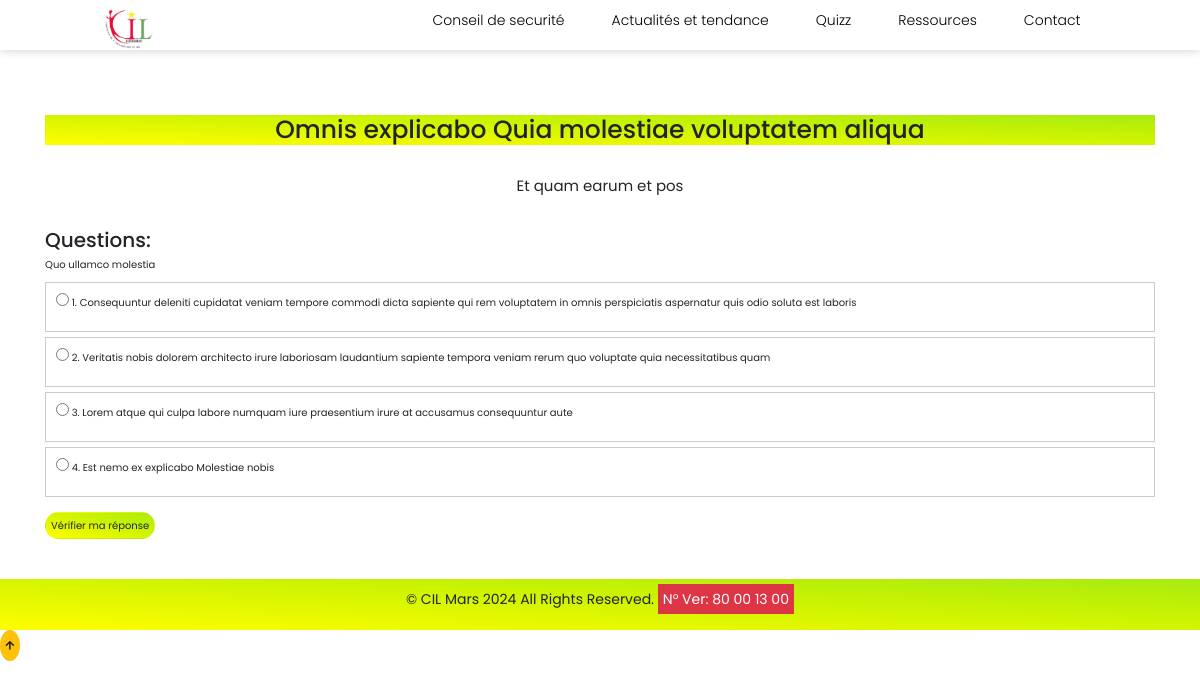
The page /quiz_detail/2/ on the database as committed earlier.
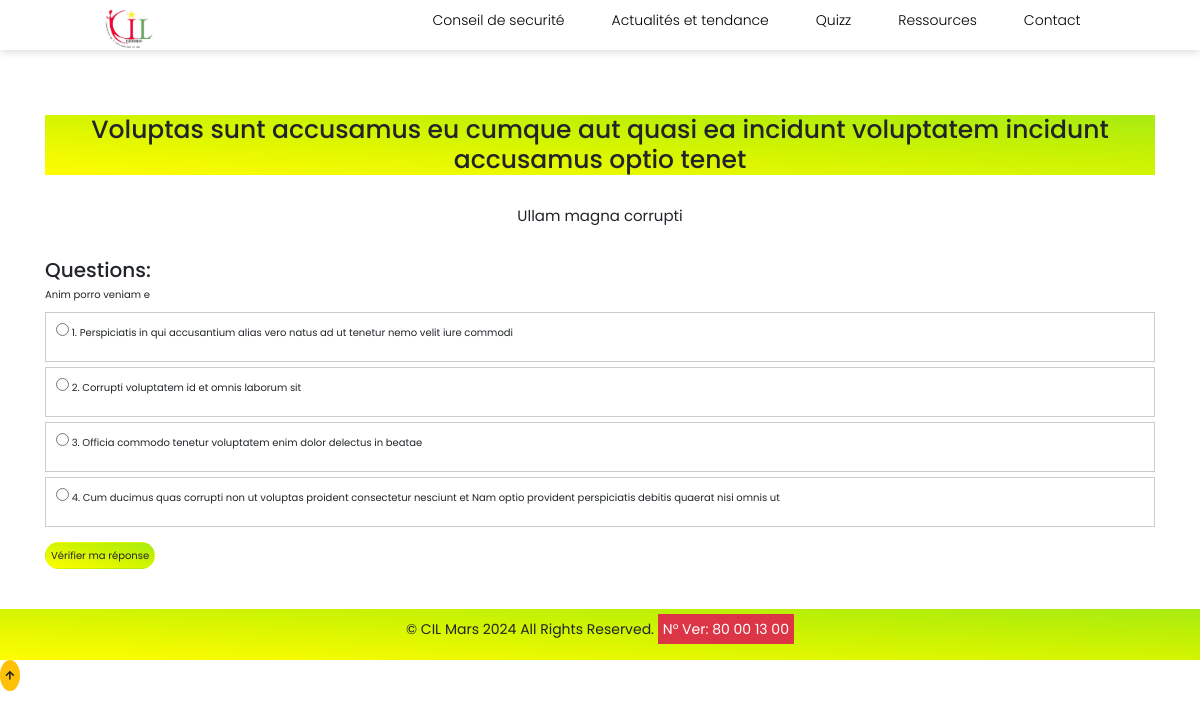
The same page on the database as committed later.
### app/models.py (models this page shows, shortened)
class Quiz(models.Model):
    DIFFICULTE = (
        ('Facile', 'Facile'),
        ('Intermediaire', 'Intermédiaire'),
        ('Difficile', 'Difficile'),
    )
    titre = models.CharField(max_length=100)
    description = models.TextField()
    difficulte = models.CharField(max_length=50, choices=DIFFICULTE)
    image = models.ImageField(upload_to='app/images/quiz_images', default='app/images/default_quiz_image.png', null=True, blank=True)
    date_modification = models.DateTimeField(auto_now=True)  # Champ de date de modification automatiquement mis à jour à chaque modification
    class Meta:
        ordering = ['-date_modification']  # Ordonner les quiz par date de modification décroissante par défaut

class Question(models.Model):
    quiz = models.ForeignKey(Quiz, on_delete=models.CASCADE, related_name='questions')
    enonce = models.TextField()
    choix_1 = models.CharField(max_length=200)
    choix_2 = models.CharField(max_length=200)
    choix_3 = models.CharField(max_length=200)
    choix_4 = models.CharField(max_length=200)
    reponse_correcte = models.IntegerField(choices=((1, 'Choix 1'), (2, 'Choix 2'), (3, 'Choix 3'), (4, 'Choix 4')))

### app/views.py (the view)
# urls.py: path('quiz_detail/<int:quiz_id>/', views.quiz_detail, name='quiz_detail'),
def quiz_detail(request, quiz_id):
    quiz = Quiz.objects.get(pk=quiz_id)
    return render(request, 'app/quiz/quiz_detail.html', {'quiz': quiz})

### app/templates/app/quiz/quiz_detail.html (shortened to what this page needs)
{% extends 'app/base.html' %}
{% block content %}
{% load static %}
<head>
</head>
<h1 class="text-center " style=" background-image: linear-gradient(to right top, #fffd00, #eaf900, #d4f500, #bef006, #a8eb12);">{{ quiz.titre }}</h1>
<p class="my-5 fs-4 text-center">{{ quiz.description }}</p>
<h2>Questions:</h2>
{% for question in quiz.questions.all %}
    <form id="form_{{ question.id }}">
        <p>{{ question.enonce }}</p>
        <label class="response-option">
            <input type="radio" name="choice" value="1"> 1. {{ question.choix_1 }}
        </label><br>
        <label class="response-option">
            <input type="radio" name="choice" value="2"> 2. {{ question.choix_2 }}
        </label><br>
        <label class="response-option">
            <input type="radio" name="choice" value="3"> 3. {{ question.choix_3 }}
        </label><br>
        <label class="response-option">
            <input type="radio" name="choice" value="4"> 4. {{ question.choix_4 }}
        </label><br>
        <button type="button" class="btn  rounded-pill p-2 my-3 text-dark " onclick="showAnswer({{ question.id }})" style=" background-image: linear-gradient(to right top, #fffd00, #eaf900, #d4f500, #bef006, #a8eb12);">Vérifier ma réponse</button>
    </form>
{% endfor %}
{% endblock %}

Rows that differ between the two databases and show on the page:
no longer on this page (row edited): Question: enonce "Quo ullamco molestia", choix_1 "Consequuntur deleniti cupidatat veniam tempore commodi dicta sapiente qui rem voluptatem in omnis perspiciatis aspernatur quis odio soluta est laboris", choix_2 "Veritatis nobis dolorem architecto irure laboriosam laudantium sapiente tempora veniam rerum quo voluptate quia necessitatibus quam", choix_3 "Lorem atque qui culpa labore numquam iure praesentium irure at accusamus consequuntur aute", choix_4 "Est nemo ex explicabo Molestiae nobis"
changed Quiz: titre "Omnis explicabo Quia molestiae voluptatem aliqua" → "Voluptas sunt accusamus eu cumque aut quasi ea incidunt voluptatem incidunt accusamus optio tenet"; description "Et quam earum et pos" → "Ullam magna corrupti"
now on this page (row edited): Question: enonce "Anim porro veniam e", choix_1 "Perspiciatis in qui accusantium alias vero natus ad ut tenetur nemo velit iure commodi", choix_2 "Corrupti voluptatem id et omnis laborum sit", choix_3 "Officia commodo tenetur voluptatem enim dolor delectus in beatae", choix_4 "Cum ducimus quas corrupti non ut voluptas proident consectetur nesciunt et Nam optio provident perspiciatis debitis quaerat nisi omnis ut"
